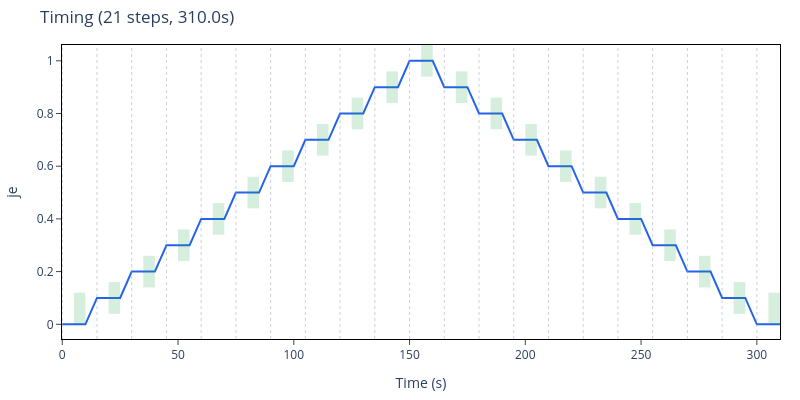

Notebook source saved alongside this figure:
### Code cell
# Plot timing schedule
times = []
je_vals = []
for s in steps:
    times += [s['ramp_start'], s['ramp_end'], s['stable_end']]
    je_vals += [s['je_start'], s['je_end'], s['je_end']]

je_max = max(s['je_end'] for s in steps) or 1.0
band = je_max * 0.06

fig = go.Figure()
fig.add_trace(go.Scatter(
    x=times, y=je_vals, mode='lines',
    line=dict(width=2, color='#2563eb'),
    name='Applied je',
))

for s in steps:
    y_center = s['je_end'] if s['je_end'] != 0 else band
    fig.add_shape(
        type='rect',
        x0=s['save_start'], x1=s['save_end'],
        y0=y_center - band, y1=y_center + band,
        fillcolor='rgba(22,163,74,0.18)', line_width=0,
    )

for s in steps:
    fig.add_vline(x=s['ramp_end'], line_width=0.5,
                  line_dash='dot', line_color='#94a3b8')

fig.update_layout(
    title=f"Timing ({len(steps)} steps, {result['solve_time']:.1f}s)",
    xaxis_title='Time (s)',
    yaxis_title='je',
    legend=dict(orientation='h', yanchor='bottom', y=1.02,
                xanchor='right', x=1),
    margin=dict(l=60, r=20, t=45, b=50),
    height=400, width=800, plot_bgcolor='white',
    xaxis=dict(showline=True, linewidth=1, linecolor='black',
               mirror=True, ticks='outside'),
    yaxis=dict(showline=True, linewidth=1, linecolor='black',
               mirror=True, ticks='outside'),
)
fig.show()

### Figure 1 — Plotly figure (JSON) as saved in the notebook; plotly's stock layout.template omitted (floating-point values rounded to 4 significant figures)
{"data": [{"line": {"color": "#2563eb", "width": 2}, "mode": "lines", "name": "Applied je", "type": "scatter", "x": [0, 0, 10, 10, 15, 25, 25, 30, 40, 40, 45, 55, 55, 60, 70, 70, 75, 85, 85, 90, 100, 100, 105, 115, 115, 120, 130, 130, 135, 145, 145, 150, 160, 160, 165, 175, 175, 180, 190, 190, 195, 205, 205, 210, 220, 220, 225, 235, 235, 240, 250, 250, 255, 265, 265, 270, 280, 280, 285, 295, 295, 300, 310], "y": [0, 0, 0, 0, 0.1, 0.1, 0.1, 0.2, 0.2, 0.2, 0.3, 0.3, 0.3, 0.4, 0.4, 0.4, 0.5, 0.5, 0.5, 0.6, 0.6, 0.6, 0.7, 0.7, 0.7, 0.8, 0.8, 0.8, 0.9, 0.9, 0.9, 1, 1, 1, 0.9, 0.9, 0.9, 0.8, 0.8, 0.8, 0.7, 0.7, 0.7, 0.6, 0.6, 0.6, 0.5, 0.5, 0.5, 0.4, 0.4, 0.4, 0.3, 0.3, 0.3, 0.2, 0.2, 0.2, 0.1, 0.1, 0.1, 0, 0]}], "layout": {"height": 400, "legend": {"orientation": "h", "x": 1, "xanchor": "right", "y": 1.02, "yanchor": "bottom"}, "margin": {"b": 50, "l": 60, "r": 20, "t": 45}, "plot_bgcolor": "white", "shapes": [{"fillcolor": "rgba(22,163,74,0.18)", "line": {"width": 0}, "type": "rect", "x0": 5, "x1": 10, "y0": 0, "y1": 0.12}, {"fillcolor": "rgba(22,163,74,0.18)", "line": {"width": 0}, "type": "rect", "x0": 20, "x1": 25, "y0": 0.04, "y1": 0.16}, {"fillcolor": "rgba(22,163,74,0.18)", "line": {"width": 0}, "type": "rect", "x0": 35, "x1": 40, "y0": 0.14, "y1": 0.26}, {"fillcolor": "rgba(22,163,74,0.18)", "line": {"width": 0}, "type": "rect", "x0": 50, "x1": 55, "y0": 0.24, "y1": 0.36}, {"fillcolor": "rgba(22,163,74,0.18)", "line": {"width": 0}, "type": "rect", "x0": 65, "x1": 70, "y0": 0.34, "y1": 0.46}, {"fillcolor": "rgba(22,163,74,0.18)", "line": {"width": 0}, "type": "rect", "x0": 80, "x1": 85, "y0": 0.44, "y1": 0.56}, {"fillcolor": "rgba(22,163,74,0.18)", "line": {"width": 0}, "type": "rect", "x0": 95, "x1": 100, "y0": 0.54, "y1": 0.66}, {"fillcolor": "rgba(22,163,74,0.18)", "line": {"width": 0}, "type": "rect", "x0": 110, "x1": 115, "y0": 0.64, "y1": 0.76}, {"fillcolor": "rgba(22,163,74,0.18)", "line": {"width": 0}, "type": "rect", "x0": 125, "x1": 130, "y0": 0.74, "y1": 0.86}, {"fillcolor": "rgba(22,163,74,0.18)", "line": {"width": 0}, "type": "rect", "x0": 140, "x1": 145, "y0": 0.84, "y1": 0.96}, {"fillcolor": "rgba(22,163,74,0.18)", "line": {"width": 0}, "type": "rect", "x0": 155, "x1": 160, "y0": 0.94, "y1": 1.06}, {"fillcolor": "rgba(22,163,74,0.18)", "line": {"width": 0}, "type": "rect", "x0": 170, "x1": 175, "y0": 0.84, "y1": 0.96}, {"fillcolor": "rgba(22,163,74,0.18)", "line": {"width": 0}, "type": "rect", "x0": 185, "x1": 190, "y0": 0.74, "y1": 0.86}, {"fillcolor": "rgba(22,163,74,0.18)", "line": {"width": 0}, "type": "rect", "x0": 200, "x1": 205, "y0": 0.64, "y1": 0.76}, {"fillcolor": "rgba(22,163,74,0.18)", "line": {"width": 0}, "type": "rect", "x0": 215, "x1": 220, "y0": 0.54, "y1": 0.66}, {"fillcolor": "rgba(22,163,74,0.18)", "line": {"width": 0}, "type": "rect", "x0": 230, "x1": 235, "y0": 0.44, "y1": 0.56}, {"fillcolor": "rgba(22,163,74,0.18)", "line": {"width": 0}, "type": "rect", "x0": 245, "x1": 250, "y0": 0.34, "y1": 0.46}, {"fillcolor": "rgba(22,163,74,0.18)", "line": {"width": 0}, "type": "rect", "x0": 260, "x1": 265, "y0": 0.24, "y1": 0.36}, {"fillcolor": "rgba(22,163,74,0.18)", "line": {"width": 0}, "type": "rect", "x0": 275, "x1": 280, "y0": 0.14, "y1": 0.26}, {"fillcolor": "rgba(22,163,74,0.18)", "line": {"width": 0}, "type": "rect", "x0": 290, "x1": 295, "y0": 0.04, "y1": 0.16}, {"fillcolor": "rgba(22,163,74,0.18)", "line": {"width": 0}, "type": "rect", "x0": 305, "x1": 310, "y0": 0, "y1": 0.12}, {"line": {"color": "#94a3b8", "dash": "dot", "width": 0.5}, "type": "line", "x0": 0, "x1": 0, "xref": "x", "y0": 0, "y1": 1, "yref": "y domain"}, {"line": {"color": "#94a3b8", "dash": "dot", "width": 0.5}, "type": "line", "x0": 15, "x1": 15, "xref": "x", "y0": 0, "y1": 1, "yref": "y domain"}, {"line": {"color": "#94a3b8", "dash": "dot", "width": 0.5}, "type": "line", "x0": 30, "x1": 30, "xref": "x", "y0": 0, "y1": 1, "yref": "y domain"}, {"line": {"color": "#94a3b8", "dash": "dot", "width": 0.5}, "type": "line", "x0": 45, "x1": 45, "xref": "x", "y0": 0, "y1": 1, "yref": "y domain"}, {"line": {"color": "#94a3b8", "dash": "dot", "width": 0.5}, "type": "line", "x0": 60, "x1": 60, "xref": "x", "y0": 0, "y1": 1, "yref": "y domain"}, {"line": {"color": "#94a3b8", "dash": "dot", "width": 0.5}, "type": "line", "x0": 75, "x1": 75, "xref": "x", "y0": 0, "y1": 1, "yref": "y domain"}, {"line": {"color": "#94a3b8", "dash": "dot", "width": 0.5}, "type": "line", "x0": 90, "x1": 90, "xref": "x", "y0": 0, "y1": 1, "yref": "y domain"}, {"line": {"color": "#94a3b8", "dash": "dot", "width": 0.5}, "type": "line", "x0": 105, "x1": 105, "xref": "x", "y0": 0, "y1": 1, "yref": "y domain"}, {"line": {"color": "#94a3b8", "dash": "dot", "width": 0.5}, "type": "line", "x0": 120, "x1": 120, "xref": "x", "y0": 0, "y1": 1, "yref": "y domain"}, {"line": {"color": "#94a3b8", "dash": "dot", "width": 0.5}, "type": "line", "x0": 135, "x1": 135, "xref": "x", "y0": 0, "y1": 1, "yref": "y domain"}, {"line": {"color": "#94a3b8", "dash": "dot", "width": 0.5}, "type": "line", "x0": 150, "x1": 150, "xref": "x", "y0": 0, "y1": 1, "yref": "y domain"}, {"line": {"color": "#94a3b8", "dash": "dot", "width": 0.5}, "type": "line", "x0": 165, "x1": 165, "xref": "x", "y0": 0, "y1": 1, "yref": "y domain"}, {"line": {"color": "#94a3b8", "dash": "dot", "width": 0.5}, "type": "line", "x0": 180, "x1": 180, "xref": "x", "y0": 0, "y1": 1, "yref": "y domain"}, {"line": {"color": "#94a3b8", "dash": "dot", "width": 0.5}, "type": "line", "x0": 195, "x1": 195, "xref": "x", "y0": 0, "y1": 1, "yref": "y domain"}, {"line": {"color": "#94a3b8", "dash": "dot", "width": 0.5}, "type": "line", "x0": 210, "x1": 210, "xref": "x", "y0": 0, "y1": 1, "yref": "y domain"}, {"line": {"color": "#94a3b8", "dash": "dot", "width": 0.5}, "type": "line", "x0": 225, "x1": 225, "xref": "x", "y0": 0, "y1": 1, "yref": "y domain"}, {"line": {"color": "#94a3b8", "dash": "dot", "width": 0.5}, "type": "line", "x0": 240, "x1": 240, "xref": "x", "y0": 0, "y1": 1, "yref": "y domain"}, {"line": {"color": "#94a3b8", "dash": "dot", "width": 0.5}, "type": "line", "x0": 255, "x1": 255, "xref": "x", "y0": 0, "y1": 1, "yref": "y domain"}, {"line": {"color": "#94a3b8", "dash": "dot", "width": 0.5}, "type": "line", "x0": 270, "x1": 270, "xref": "x", "y0": 0, "y1": 1, "yref": "y domain"}, {"line": {"color": "#94a3b8", "dash": "dot", "width": 0.5}, "type": "line", "x0": 285, "x1": 285, "xref": "x", "y0": 0, "y1": 1, "yref": "y domain"}, {"line": {"color": "#94a3b8", "dash": "dot", "width": 0.5}, "type": "line", "x0": 300, "x1": 300, "xref": "x", "y0": 0, "y1": 1, "yref": "y domain"}], "title": {"text": "Timing (21 steps, 310.0s)"}, "width": 800, "xaxis": {"linecolor": "black", "linewidth": 1, "mirror": true, "showline": true, "ticks": "outside", "title": {"text": "Time (s)"}}, "yaxis": {"linecolor": "black", "linewidth": 1, "mirror": true, "showline": true, "ticks": "outside", "title": {"text": "je"}}}}
